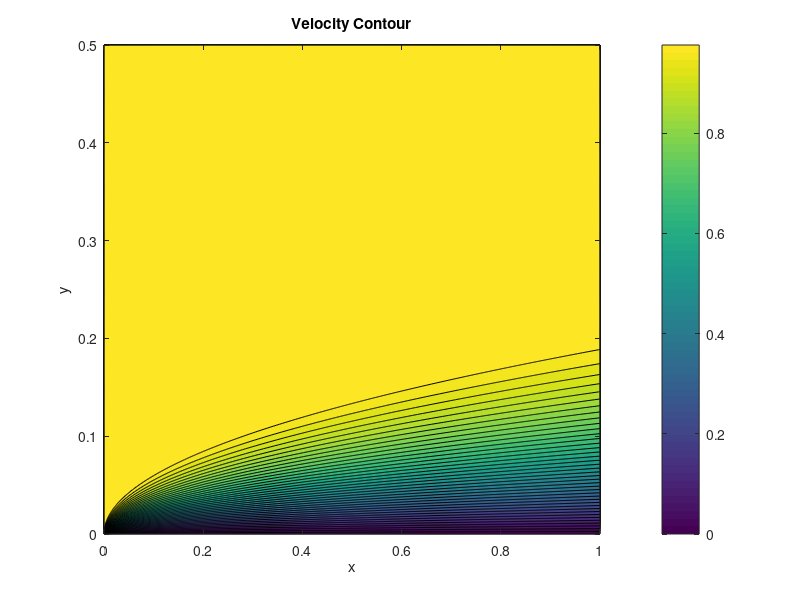
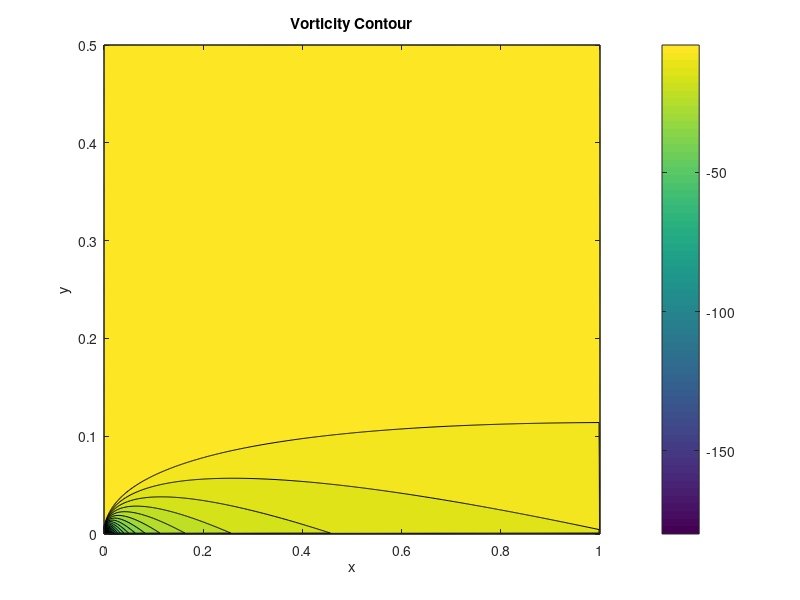
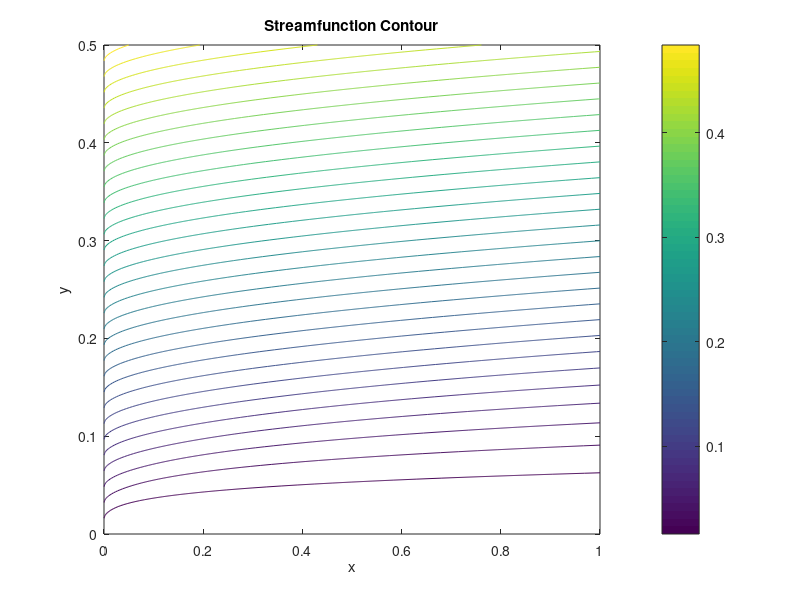
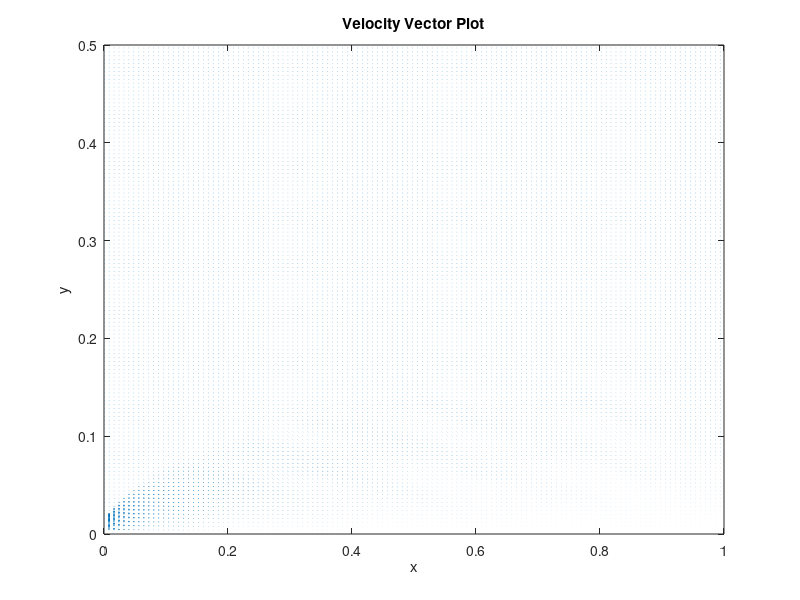

Here is the MATLAB script that generated these plots, in order:
clc
clear
close all

%% =====================================================
% PARAMETERS
%% =====================================================

L  = 1.0;
H  = 0.5;

Nx = 500;
Ny = 500;

U  = 1.0;
Re = 500;

nu = U*L/Re;

%% =====================================================
% GRID
%% =====================================================

x = linspace(0,L,Nx);
y = linspace(0,H,Ny);

[X,Y] = meshgrid(x,y);

%% =====================================================
% BLASIUS-TYPE BOUNDARY LAYER PROFILE
%% =====================================================

u_field = zeros(Ny,Nx);

for j = 1:Nx

    % THEORETICAL BL THICKNESS

    delta = 5*sqrt(nu*x(j)/U);

    if delta < 1e-5
        delta = 1e-5;
    end

    for i = 1:Ny

        eta = y(i)/delta;

        % SMOOTH BOUNDARY LAYER PROFILE

        u_field(i,j) = U*(2*eta - eta^2);

        % LIMIT TO FREESTREAM

        if eta >= 1
            u_field(i,j) = U;
        end

        if u_field(i,j) < 0
            u_field(i,j) = 0;
        end

    end
end

%% =====================================================
% V VELOCITY
%% =====================================================

v_field = zeros(Ny,Nx);

for i = 2:Ny-1

    for j = 2:Nx-1

        v_field(i,j) = -(u_field(i,j+1)-u_field(i,j-1))/(2*(x(2)-x(1)));

    end
end

%% =====================================================
% STREAMFUNCTION
%% =====================================================

psi = zeros(Ny,Nx);

dy = y(2)-y(1);

for j = 1:Nx

    for i = 2:Ny

        psi(i,j) = psi(i-1,j) + u_field(i,j)*dy;

    end
end

%% =====================================================
% VORTICITY
%% =====================================================

omega = zeros(Ny,Nx);

for i = 2:Ny-1

    for j = 2:Nx-1

        omega(i,j) = -(u_field(i+1,j)-u_field(i-1,j))/(2*dy);

    end
end

%% =====================================================
% NUMERICAL BOUNDARY LAYER THICKNESS
%% =====================================================

delta_num = zeros(1,Nx);

for j = 1:Nx

    idx = find(u_field(:,j) >= 0.99*U,1);

    if ~isempty(idx)

        delta_num(j) = y(idx);

    else

        delta_num(j) = NaN;

    end
end

%% =====================================================
% THEORETICAL THICKNESS
%% =====================================================

delta_theory = 5*sqrt(nu*x/U);

%% =====================================================
% VELOCITY CONTOUR
%% =====================================================

figure

contourf(X,Y,u_field,40)

shading interp

colorbar

xlabel('x')
ylabel('y')

title('Velocity Contour')

%% =====================================================
% VORTICITY CONTOUR
%% =====================================================

figure

contourf(X,Y,omega,40)

shading interp

colorbar

xlabel('x')
ylabel('y')

title('Vorticity Contour')

%% =====================================================
% STREAMFUNCTION CONTOUR
%% =====================================================

figure

contour(X,Y,psi,30)

colorbar

xlabel('x')
ylabel('y')

title('Streamfunction Contour')

%% =====================================================
% VELOCITY VECTOR
%% =====================================================

figure

quiver(X(1:4:end,1:4:end),Y(1:4:end,1:4:end),u_field(1:4:end,1:4:end),v_field(1:4:end,1:4:end))

xlabel('x')
ylabel('y')

title('Velocity Vector Plot')

%% =====================================================
% BOUNDARY LAYER THICKNESS
%% =====================================================

figure

plot(x,delta_num,'b','LineWidth',3)

hold on

plot(x,delta_theory,'r--','LineWidth',3)

xlabel('x')

ylabel('\delta')

legend('Numerical','Theory')

title('Boundary Layer Thickness')

grid on

%% =====================================================
% VELOCITY PROFILES
%% =====================================================

figure

hold on
grid on

xloc = [0.1 0.3 0.5 0.7 0.9];

for k = 1:length(xloc)

    [~,j] = min(abs(x-xloc(k)));

    plot(u_field(:,j),y,'LineWidth',2)

end

xlabel('u/U')

ylabel('y')

title('Velocity Profiles')

legend('0.1L','0.3L','0.5L','0.7L','0.9L')
